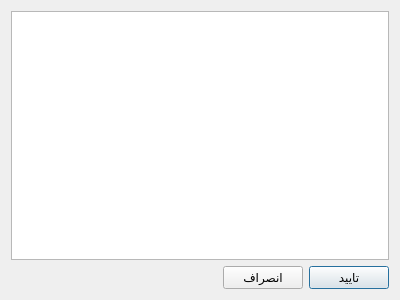
<?xml version="1.0" encoding="UTF-8"?>
<ui version="4.0">
 <class>EditOrdering</class>
 <widget class="QDialog" name="EditOrdering">
  <property name="geometry">
   <rect>
    <x>0</x>
    <y>0</y>
    <width>400</width>
    <height>300</height>
   </rect>
  </property>
  <property name="windowTitle">
   <string>ویرایش چینش</string>
  </property>
  <property name="layoutDirection">
   <enum>Qt::RightToLeft</enum>
  </property>
  <layout class="QVBoxLayout" name="verticalLayout">
   <item>
    <widget class="QTableWidget" name="view"/>
   </item>
   <item>
    <layout class="QHBoxLayout" name="horizontalLayout">
     <item>
      <widget class="QPushButton" name="okButton">
       <property name="layoutDirection">
        <enum>Qt::LeftToRight</enum>
       </property>
       <property name="text">
        <string>تایید</string>
       </property>
       <property name="icon">
        <iconset resource="rc.qrc">
         <normaloff>:/images/ok.png</normaloff>:/images/ok.png</iconset>
       </property>
      </widget>
     </item>
     <item>
      <widget class="QPushButton" name="pushButton">
       <property name="text">
        <string>انصراف</string>
       </property>
       <property name="icon">
        <iconset resource="rc.qrc">
         <normaloff>:/images/cancel2.png</normaloff>:/images/cancel2.png</iconset>
       </property>
      </widget>
     </item>
     <item>
      <spacer name="horizontalSpacer">
       <property name="orientation">
        <enum>Qt::Horizontal</enum>
       </property>
       <property name="sizeHint" stdset="0">
        <size>
         <width>40</width>
         <height>20</height>
        </size>
       </property>
      </spacer>
     </item>
    </layout>
   </item>
  </layout>
 </widget>
 <resources>
  <include location="rc.qrc"/>
 </resources>
 <connections/>
</ui>
